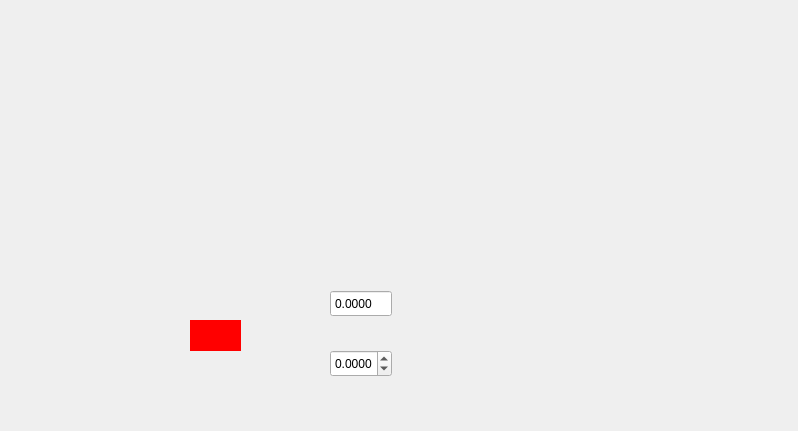
<ui version="4.0" >
 <class>Form</class>
 <widget class="QWidget" name="Form" >
  <property name="geometry" >
   <rect>
    <x>0</x>
    <y>0</y>
    <width>798</width>
    <height>431</height>
   </rect>
  </property>
  <property name="windowTitle" >
   <string>Form</string>
  </property>
  <widget class="CADisplayer" name="CADisplayer" >
   <property name="geometry" >
    <rect>
     <x>150</x>
     <y>100</y>
     <width>111</width>
     <height>31</height>
    </rect>
   </property>
   <property name="nuformat" stdset="0" >
    <enum>CADisplayer::RealThree</enum>
   </property>
   <property name="pvname" >
    <string>TEST_sinA</string>
   </property>
  </widget>
  <widget class="CADisplayer" name="CADisplayer_2" >
   <property name="geometry" >
    <rect>
     <x>150</x>
     <y>160</y>
     <width>111</width>
     <height>31</height>
    </rect>
   </property>
   <property name="nuformat" stdset="0" >
    <enum>CADisplayer::RealThree</enum>
   </property>
   <property name="pvname" >
    <string>TEST_sinB</string>
   </property>
  </widget>
  <widget class="CADisplayer" name="CADisplayer_3" >
   <property name="geometry" >
    <rect>
     <x>150</x>
     <y>210</y>
     <width>111</width>
     <height>31</height>
    </rect>
   </property>
   <property name="nuformat" stdset="0" >
    <enum>CADisplayer::RealThree</enum>
   </property>
   <property name="pvname" >
    <string>TEST_sinC</string>
   </property>
  </widget>
  <widget class="CAQtSignal" name="CAQtSignal" >
   <property name="geometry" >
    <rect>
     <x>190</x>
     <y>320</y>
     <width>51</width>
     <height>31</height>
    </rect>
   </property>
   <property name="palette" >
    <palette>
     <active>
      <colorrole role="Base" >
       <brush brushstyle="SolidPattern" >
        <color alpha="255" >
         <red>255</red>
         <green>255</green>
         <blue>255</blue>
        </color>
       </brush>
      </colorrole>
      <colorrole role="Window" >
       <brush brushstyle="SolidPattern" >
        <color alpha="255" >
         <red>255</red>
         <green>0</green>
         <blue>0</blue>
        </color>
       </brush>
      </colorrole>
     </active>
     <inactive>
      <colorrole role="Base" >
       <brush brushstyle="SolidPattern" >
        <color alpha="255" >
         <red>255</red>
         <green>255</green>
         <blue>255</blue>
        </color>
       </brush>
      </colorrole>
      <colorrole role="Window" >
       <brush brushstyle="SolidPattern" >
        <color alpha="255" >
         <red>255</red>
         <green>0</green>
         <blue>0</blue>
        </color>
       </brush>
      </colorrole>
     </inactive>
     <disabled>
      <colorrole role="Base" >
       <brush brushstyle="SolidPattern" >
        <color alpha="255" >
         <red>255</red>
         <green>0</green>
         <blue>0</blue>
        </color>
       </brush>
      </colorrole>
      <colorrole role="Window" >
       <brush brushstyle="SolidPattern" >
        <color alpha="255" >
         <red>255</red>
         <green>0</green>
         <blue>0</blue>
        </color>
       </brush>
      </colorrole>
     </disabled>
    </palette>
   </property>
   <property name="autoFillBackground" >
    <bool>true</bool>
   </property>
   <property name="pvname" >
    <string>TEST_sinA</string>
   </property>
  </widget>
  <widget class="QDoubleSpinBox" name="doubleSpinBox" >
   <property name="geometry" >
    <rect>
     <x>330</x>
     <y>290</y>
     <width>62</width>
     <height>27</height>
    </rect>
   </property>
   <property name="buttonSymbols" >
    <enum>QAbstractSpinBox::NoButtons</enum>
   </property>
   <property name="decimals" >
    <number>4</number>
   </property>
   <property name="minimum" >
    <double>-99.989999999999995</double>
   </property>
  </widget>
  <widget class="QDoubleSpinBox" name="doubleSpinBox_2" >
   <property name="geometry" >
    <rect>
     <x>330</x>
     <y>350</y>
     <width>62</width>
     <height>27</height>
    </rect>
   </property>
   <property name="decimals" >
    <number>4</number>
   </property>
   <property name="minimum" >
    <double>-99.989999999999995</double>
   </property>
  </widget>
 </widget>
 <customwidgets>
  <customwidget>
   <class>CADisplayer</class>
   <extends>QWidget</extends>
   <header>caDisplayer.h</header>
  </customwidget>
  <customwidget>
   <class>CAQtSignal</class>
   <extends>QWidget</extends>
   <header>caQtSignal.h</header>
  </customwidget>
 </customwidgets>
 <resources/>
 <connections>
  <connection>
   <sender>CAQtSignal</sender>
   <signal>caQtSignal(double)</signal>
   <receiver>doubleSpinBox</receiver>
   <slot>setValue(double)</slot>
   <hints>
    <hint type="sourcelabel" >
     <x>212</x>
     <y>336</y>
    </hint>
    <hint type="destinationlabel" >
     <x>352</x>
     <y>298</y>
    </hint>
   </hints>
  </connection>
  <connection>
   <sender>CAQtSignal</sender>
   <signal>caQtSignal(double)</signal>
   <receiver>doubleSpinBox_2</receiver>
   <slot>setValue(double)</slot>
   <hints>
    <hint type="sourcelabel" >
     <x>237</x>
     <y>334</y>
    </hint>
    <hint type="destinationlabel" >
     <x>383</x>
     <y>367</y>
    </hint>
   </hints>
  </connection>
 </connections>
</ui>
